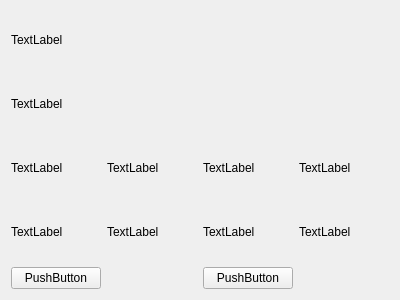
<?xml version="1.0" encoding="UTF-8"?>
<ui version="4.0">
 <class>SelfTestWarningMessageWidget</class>
 <widget class="QWidget" name="SelfTestWarningMessageWidget">
  <property name="geometry">
   <rect>
    <x>0</x>
    <y>0</y>
    <width>400</width>
    <height>300</height>
   </rect>
  </property>
  <property name="windowTitle">
   <string>Form</string>
  </property>
  <layout class="QGridLayout" name="gridLayout_2">
   <item row="0" column="0">
    <layout class="QGridLayout" name="gridLayout">
     <item row="3" column="0">
      <widget class="QLabel" name="batteryLabel">
       <property name="text">
        <string>TextLabel</string>
       </property>
      </widget>
     </item>
     <item row="3" column="1">
      <widget class="QLabel" name="batteryValueLabel">
       <property name="text">
        <string>TextLabel</string>
       </property>
      </widget>
     </item>
     <item row="2" column="0">
      <widget class="QLabel" name="cameraLabel">
       <property name="text">
        <string>TextLabel</string>
       </property>
      </widget>
     </item>
     <item row="2" column="1">
      <widget class="QLabel" name="cameraValueLabel">
       <property name="text">
        <string>TextLabel</string>
       </property>
      </widget>
     </item>
     <item row="0" column="0" colspan="4">
      <widget class="QLabel" name="label">
       <property name="text">
        <string>TextLabel</string>
       </property>
      </widget>
     </item>
     <item row="4" column="2">
      <widget class="QPushButton" name="powerOffPushButton">
       <property name="text">
        <string>PushButton</string>
       </property>
      </widget>
     </item>
     <item row="2" column="2">
      <widget class="QLabel" name="laserLabel">
       <property name="text">
        <string>TextLabel</string>
       </property>
      </widget>
     </item>
     <item row="2" column="3">
      <widget class="QLabel" name="laserValueLabel">
       <property name="text">
        <string>TextLabel</string>
       </property>
      </widget>
     </item>
     <item row="3" column="2">
      <widget class="QLabel" name="storageLabel">
       <property name="text">
        <string>TextLabel</string>
       </property>
      </widget>
     </item>
     <item row="1" column="0" colspan="4">
      <widget class="QLabel" name="label_2">
       <property name="text">
        <string>TextLabel</string>
       </property>
      </widget>
     </item>
     <item row="3" column="3">
      <widget class="QLabel" name="storageValueLabel">
       <property name="text">
        <string>TextLabel</string>
       </property>
      </widget>
     </item>
     <item row="4" column="0">
      <widget class="QPushButton" name="continuePushButton">
       <property name="text">
        <string>PushButton</string>
       </property>
      </widget>
     </item>
    </layout>
   </item>
  </layout>
 </widget>
 <resources/>
 <connections/>
</ui>
